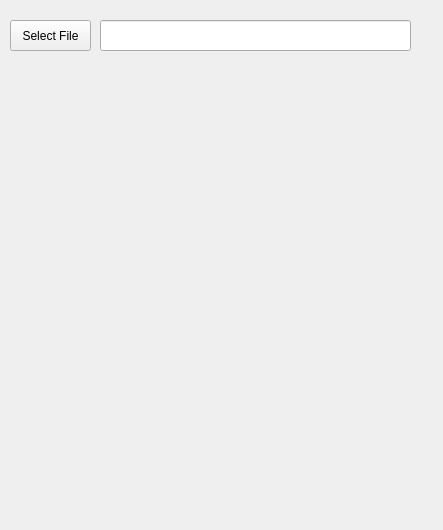
<?xml version="1.0" encoding="UTF-8"?>
<ui version="4.0">
 <class>ImportCAD</class>
 <widget class="QWidget" name="ImportCAD">
  <property name="windowModality">
   <enum>Qt::NonModal</enum>
  </property>
  <property name="enabled">
   <bool>true</bool>
  </property>
  <property name="geometry">
   <rect>
    <x>0</x>
    <y>0</y>
    <width>443</width>
    <height>530</height>
   </rect>
  </property>
  <property name="windowTitle">
   <string>Form</string>
  </property>
  <widget class="QLineEdit" name="lineEditFilePath">
   <property name="geometry">
    <rect>
     <x>100</x>
     <y>20</y>
     <width>311</width>
     <height>31</height>
    </rect>
   </property>
  </widget>
  <widget class="QPushButton" name="btnSelectFile">
   <property name="geometry">
    <rect>
     <x>10</x>
     <y>20</y>
     <width>81</width>
     <height>31</height>
    </rect>
   </property>
   <property name="text">
    <string>Select File</string>
   </property>
  </widget>
 </widget>
 <resources/>
 <connections/>
</ui>
